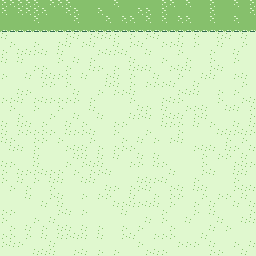

The image is a tile-based game level rendered from a .tmx file. Its description and complete source (layers, tilesets, objects, tile grids) follow:
An orthogonal 32x32 tile map with 8x8 px tiles, 1 tile layer (Tile Layer 1).

<map version="1.10" tiledversion="1.10.1" orientation="orthogonal" renderorder="right-down" width="32" height="32" tilewidth="8" tileheight="8" infinite="0" nextlayerid="2" nextobjectid="1">
 <tileset firstgid="1" source="Oracle.tsx" />
 <layer id="1" name="Tile Layer 1" width="32" height="32">
  <data encoding="csv">
5328,5327,5327,5327,5327,5323,5327,5327,5328,5323,5323,5324,5324,5326,5328,5325,5325,5324,5325,5325,5327,5328,5323,5328,5323,5326,5328,5324,5326,5328,5324,5327,
5328,5325,5327,5328,5327,5327,5323,5325,5327,5327,5325,5324,5328,5323,5325,5323,5323,5328,5328,5324,5327,5323,5325,5324,5326,5325,5327,5323,5324,5325,5323,5327,
5326,5326,5325,5325,5327,5326,5324,5323,5323,5327,5323,5326,5323,5327,5325,5327,5328,5326,5327,5324,5327,5325,5328,5328,5323,5325,5327,5325,5323,5328,5326,5325,
5074,5074,5074,5074,5074,5074,5074,5074,5074,5074,5074,5074,5074,5074,5074,5074,5074,5074,5074,5074,5074,5074,5074,5074,5074,5074,5074,5074,5074,5074,5075,5076,
3029,3276,2635,3149,3276,2766,2891,2891,2645,3029,2635,2901,2773,2773,2389,3147,3157,2635,2389,3029,2764,2891,2389,2637,2645,3147,2764,3285,3029,2766,3029,3149,
2508,2901,2891,2891,2389,2635,2891,2389,2773,3147,2901,3029,3020,2635,3029,2510,2389,2773,2510,2635,2645,2901,2517,2508,3157,2637,2764,3285,2637,2510,2645,2508,
2389,2764,2517,3285,3157,3285,2635,2517,2510,2764,2891,2508,2901,2517,2901,2773,2764,2637,3029,2510,2508,2510,2645,2764,2508,2766,3157,2891,2764,2773,3020,3147,
2773,2893,3029,2891,3149,2764,2766,3157,3020,2773,2510,2645,2508,3149,2637,3276,2517,3147,2637,2766,2389,3276,3147,2389,2766,2764,2389,3149,2764,3157,3276,3149,
2635,2637,2508,3276,2645,2645,3020,2510,2389,2891,2891,3029,2901,2766,2645,2764,2517,3029,3285,2893,2508,3157,3285,3285,3147,2893,2389,3285,3149,2893,3149,2510,
2901,3147,2764,2517,2764,2517,3029,2645,2901,3149,2517,2510,2508,3157,3029,2635,2389,3149,2508,3029,2635,2510,2645,2891,2893,2517,2773,2764,2764,3157,2773,3276,
2510,2510,2637,3020,3149,2901,3157,3276,3157,3020,3020,2637,2510,3285,2773,2510,2389,2893,3157,2389,2901,2517,2766,2764,3285,2510,2637,2637,2635,2764,2389,3020,
2635,2510,3029,2389,2635,3020,2635,2637,2637,3029,2766,3147,3157,2766,2645,3157,3285,2893,2891,2637,3276,2893,3157,3029,2517,2893,2510,2901,2508,3157,2510,2508,
2645,3157,3029,2637,3157,2773,2389,2645,2389,2901,2891,2645,2510,2891,2637,2637,3157,3147,2893,2891,3157,2773,3157,2510,2764,2635,2637,2389,2764,2510,3157,2517,
2635,3157,2635,3276,3157,3276,2893,2901,2891,2508,2891,3285,2764,3020,2891,2764,2764,3285,3157,2637,2517,2891,2510,2389,2901,2517,2510,2508,2773,3285,2510,2389,
3149,2635,2901,2510,2764,2893,3157,2893,2637,2517,2764,2891,3029,2766,2893,2637,3029,2645,2773,2893,2389,2517,2773,2764,2645,3029,2637,2766,3020,3149,2764,2901,
2517,2891,2517,2773,2891,2645,2635,2764,2773,2893,2901,3147,2637,2766,2645,3157,2893,3020,2635,3276,2517,2389,3157,2893,2773,3276,3157,3149,2766,2773,3149,2773,
3285,2637,2901,3157,2389,2645,2645,3276,3285,2901,3157,3029,3276,3149,2901,2637,2766,2891,2645,2766,2510,3020,2645,3276,2766,2510,2764,2773,2517,2389,3029,2389,
2517,3157,2508,3149,2901,2901,3149,2389,2637,3020,2510,2901,2891,2893,2508,3157,2508,3029,2637,2645,2635,2645,2773,2891,2766,2766,2510,2766,2389,2508,3157,2510,
2766,3029,3285,2893,2389,3149,2635,2508,2645,3285,3285,2891,2645,3020,2389,2389,2645,2893,3149,2766,3020,2764,2766,2635,2901,2773,2517,3149,3029,2645,3276,2517,
3276,2893,2766,2635,2517,3020,2766,2893,2766,2773,2773,2508,3285,2766,3285,2510,3020,3285,2893,3029,2508,3276,2891,3147,2635,2389,2635,3157,2645,3149,3029,2764,
3285,2901,2637,3147,2773,3147,2764,2764,2901,3276,2645,2517,2517,2637,2637,2510,2389,2901,2764,2773,2901,3149,2766,2893,2635,2389,2766,2891,3149,2389,3029,2389,
2645,2637,2517,2389,2645,3029,3157,3157,2891,3157,2508,2389,2389,3029,3147,2891,2891,2637,3020,2508,2893,3285,2766,3020,2508,3157,3285,2893,2766,3029,3029,3147,
2389,2891,2773,3020,3157,2635,2773,3029,2510,2508,2773,3285,2510,2637,3276,2893,2510,2773,2773,2645,2773,3276,2508,3276,2389,2508,2508,2766,3020,2645,2893,3276,
2891,3157,3149,2901,2635,2891,2645,2508,2510,2764,2764,2891,3276,3029,2901,3020,2901,2389,3029,3147,2510,3157,3285,3149,2517,2773,2766,3276,2637,2389,3029,2517,
2891,2635,2637,3285,2766,2635,2389,3029,2510,2508,2389,3020,2901,2901,3147,2510,2517,3020,2893,2901,3147,2389,2389,3020,3147,2645,2637,2645,2645,3020,2773,2508,
3147,3149,2764,2891,2510,3285,2766,2517,2508,2508,3147,2891,3147,2891,2517,2389,2773,2901,3285,2517,2637,2645,3149,2893,2645,2635,2517,2766,2508,2517,2635,2773,
2389,3157,3020,2891,2891,2508,3149,2645,3029,2635,3157,2637,3276,2510,2510,3285,2635,2893,3147,3149,2389,2764,2508,3020,2389,2766,2517,2891,2766,3147,2893,2389,
2645,2510,2893,3149,2901,3147,2517,2510,2635,2637,2637,2893,2766,2891,2508,2635,2893,2893,3029,3147,3157,3276,2891,3285,2766,3147,2764,2517,3149,2510,3285,3285,
2510,2389,2893,3285,3020,2389,3149,2773,2517,2764,2517,3147,2645,3276,2510,2901,3147,3157,3276,2635,2508,2901,3020,2766,2893,2766,3285,3147,2389,2893,3149,3276,
3157,2645,2508,2389,3149,3029,2891,3029,2901,2773,2517,3149,2773,2891,2635,2901,2773,2635,2510,2645,3157,3157,2635,3020,2637,3285,2893,2893,2893,3276,2764,2510,
2389,2517,2389,2893,2766,2764,2773,3147,2510,3020,2510,2766,2508,2893,2508,3147,2766,2901,3147,2893,2635,2510,3157,3157,2645,2637,3029,2893,2510,2389,3276,3285,
3276,2766,2635,2891,2517,2773,3285,3276,3276,2901,3285,3149,3157,2635,2901,2637,2635,2893,2901,3029,2645,2508,2508,3147,2766,2637,3157,2901,3276,2764,3285,2508
</data>
 </layer>
</map>
